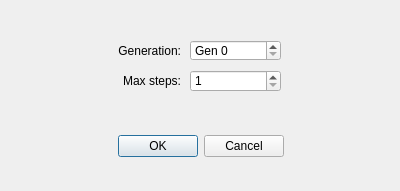
<?xml version="1.0" encoding="UTF-8"?>
<ui version="4.0">
 <class>physics_ui::Box2dSandboxDialog</class>
 <widget class="QDialog" name="physics_ui::Box2dSandboxDialog">
  <property name="geometry">
   <rect>
    <x>0</x>
    <y>0</y>
    <width>400</width>
    <height>191</height>
   </rect>
  </property>
  <property name="minimumSize">
   <size>
    <width>400</width>
    <height>191</height>
   </size>
  </property>
  <property name="maximumSize">
   <size>
    <width>400</width>
    <height>191</height>
   </size>
  </property>
  <property name="windowTitle">
   <string>New sandbox window</string>
  </property>
  <property name="modal">
   <bool>true</bool>
  </property>
  <widget class="QDialogButtonBox" name="button_box">
   <property name="geometry">
    <rect>
     <x>10</x>
     <y>130</y>
     <width>381</width>
     <height>32</height>
    </rect>
   </property>
   <property name="orientation">
    <enum>Qt::Horizontal</enum>
   </property>
   <property name="standardButtons">
    <set>QDialogButtonBox::Cancel|QDialogButtonBox::Ok</set>
   </property>
   <property name="centerButtons">
    <bool>true</bool>
   </property>
  </widget>
  <widget class="QLabel" name="label_4">
   <property name="geometry">
    <rect>
     <x>30</x>
     <y>40</y>
     <width>151</width>
     <height>21</height>
    </rect>
   </property>
   <property name="text">
    <string>Generation:</string>
   </property>
   <property name="alignment">
    <set>Qt::AlignRight|Qt::AlignTrailing|Qt::AlignVCenter</set>
   </property>
  </widget>
  <widget class="QSpinBox" name="generation">
   <property name="geometry">
    <rect>
     <x>190</x>
     <y>40</y>
     <width>91</width>
     <height>21</height>
    </rect>
   </property>
   <property name="prefix">
    <string notr="true">Gen </string>
   </property>
   <property name="maximum">
    <number>999999999</number>
   </property>
  </widget>
  <widget class="QLabel" name="label_7">
   <property name="geometry">
    <rect>
     <x>30</x>
     <y>70</y>
     <width>151</width>
     <height>21</height>
    </rect>
   </property>
   <property name="text">
    <string>Max steps:</string>
   </property>
   <property name="alignment">
    <set>Qt::AlignRight|Qt::AlignTrailing|Qt::AlignVCenter</set>
   </property>
  </widget>
  <widget class="QSpinBox" name="max_steps">
   <property name="geometry">
    <rect>
     <x>190</x>
     <y>70</y>
     <width>91</width>
     <height>22</height>
    </rect>
   </property>
   <property name="correctionMode">
    <enum>QAbstractSpinBox::CorrectToNearestValue</enum>
   </property>
   <property name="showGroupSeparator" stdset="0">
    <bool>true</bool>
   </property>
   <property name="minimum">
    <number>1</number>
   </property>
   <property name="maximum">
    <number>100000</number>
   </property>
  </widget>
 </widget>
 <tabstops>
  <tabstop>generation</tabstop>
 </tabstops>
 <resources/>
 <connections>
  <connection>
   <sender>button_box</sender>
   <signal>accepted()</signal>
   <receiver>physics_ui::Box2dSandboxDialog</receiver>
   <slot>accept()</slot>
   <hints>
    <hint type="sourcelabel">
     <x>200</x>
     <y>155</y>
    </hint>
    <hint type="destinationlabel">
     <x>199</x>
     <y>94</y>
    </hint>
   </hints>
  </connection>
  <connection>
   <sender>button_box</sender>
   <signal>rejected()</signal>
   <receiver>physics_ui::Box2dSandboxDialog</receiver>
   <slot>reject()</slot>
   <hints>
    <hint type="sourcelabel">
     <x>200</x>
     <y>155</y>
    </hint>
    <hint type="destinationlabel">
     <x>199</x>
     <y>94</y>
    </hint>
   </hints>
  </connection>
 </connections>
</ui>
